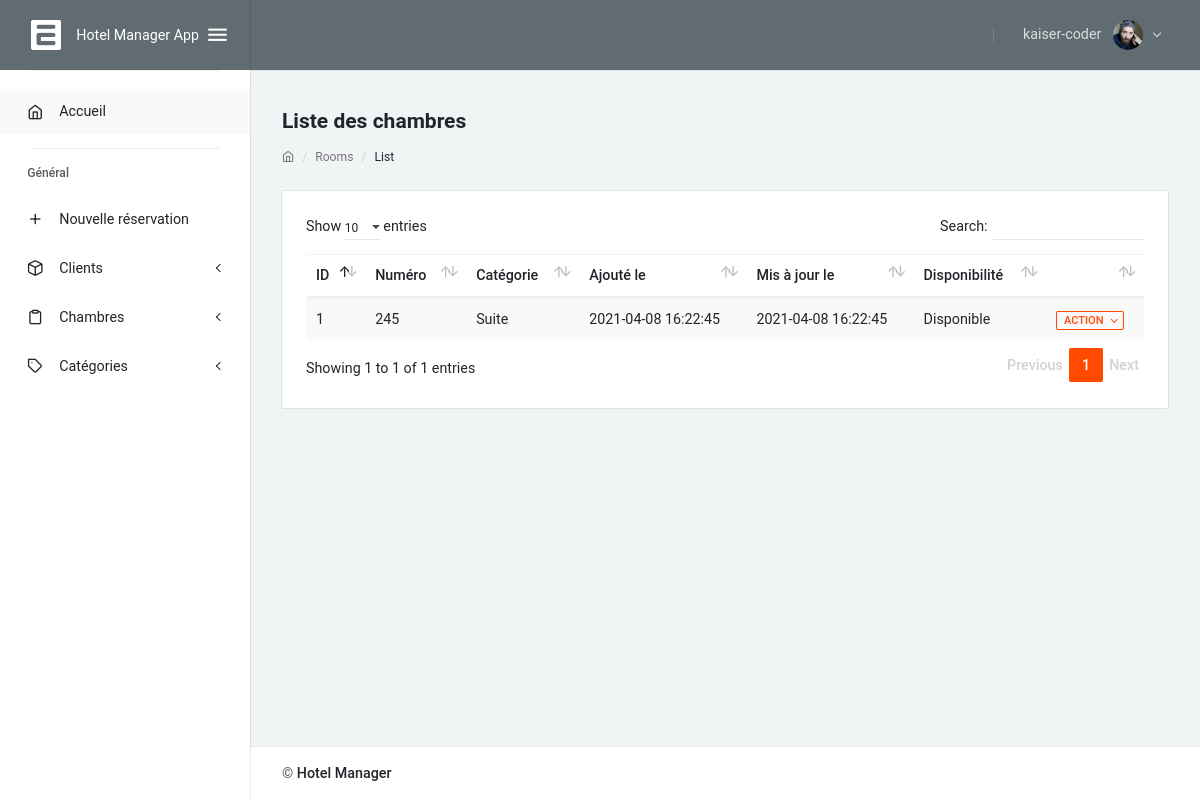
The app's page /index.php/rooms/list (signed in) with its own data.
### tables this page shows
CREATE TABLE IF NOT EXISTS `rooms` (
  `id` int(2) NOT NULL AUTO_INCREMENT,
  `number` int(4) DEFAULT NULL,
  `category_id` int(2) DEFAULT NULL,
  `created_at` datetime DEFAULT CURRENT_TIMESTAMP,
  `updated_at` datetime DEFAULT CURRENT_TIMESTAMP ON UPDATE CURRENT_TIMESTAMP,
  `available` enum('true','false') DEFAULT 'true',
  PRIMARY KEY (`id`)
);

CREATE TABLE IF NOT EXISTS `categories` (
  `id` int(2) NOT NULL AUTO_INCREMENT,
  `label` varchar(50) DEFAULT NULL,
  `description` tinytext,
  PRIMARY KEY (`id`)
);

### template/pages/rooms/room_list.php (the view, shortened to what this page needs)
<?php
	$db = require('connection.php');
	include('template/partials/breadcrumb.php');
?>
<?php
	$query = $db->query('SELECT rooms.*, categories.label as category FROM rooms JOIN categories ON rooms.category_id = categories.id');
	$rooms = $query->fetchAll(PDO::FETCH_OBJ);
?>
<div class="card mb-4">
	<div class="card-body">
		<table class="table table-striped" id="my_table" style="width:100%">
			<thead>
				<tr>
					<th>ID</th>
					<th>Numéro</th>
					<th>Catégorie</th>
					<th>Ajouté le</th>
					<th>Mis à jour le</th>
					<th>Disponibilité</th>
					<th></th>
				</tr>
			</thead>
			<tbody>
				<?php
					foreach ($rooms as $room) {
				?>
				<tr>
					<td><?php echo $room->id; ?></td>
					<td><?php echo $room->number; ?></td>
					<td><?php echo $room->category; ?></td>
					<td><?php echo $room->created_at; ?></td>
					<td><?php echo $room->updated_at; ?></td>
					<td><?php echo $available = $room->available == true ? 'Disponible' : 'Indisponible'; ?></td>
					<td class="actions">
						<div class="btn-group">
							<button type="button" class="btn btn-outline-primary btn-xs dropdown-toggle" data-toggle="dropdown"
								aria-haspopup="true" aria-expanded="false">
								Action
							</button>
						</div>
					</td>
				</tr>
				<?php } ?>
			</tbody>
		</table>
	</div>
</div>

### records on screen
rooms: id "1", number "245", category.label "Suite", created_at "2021-04-08 16:22:45", updated_at "2021-04-08 16:22:45", available "Disponible"

### other values on screen
$_SESSION['username'] "kaiser-coder"
$title "Liste des chambres"
$url[1] "Rooms"
$url[2] "List"
